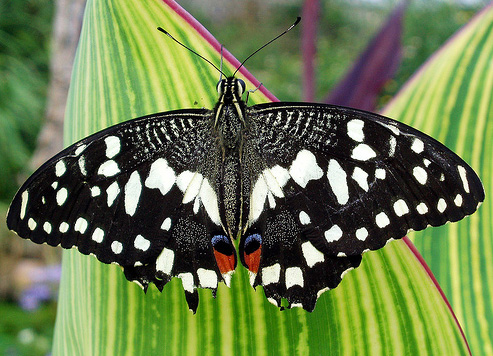
#> input picture project2/project2_images/butterfly.jpg, 493 x 356 px
$ jupyter execute project2.ipynb
#> lines starting #> are read from the running program, lines starting #| are printed output that depends on the picture
[cell 1]
import cv2
import numpy as np
from PIL import Image
import matplotlib.pyplot as plt
from skimage.color import rgb2gray
from matplotlib.patches import Ellipse
from scipy.ndimage import gaussian_laplace, rank_filter

# Problem 1 Scale Space Blob Detection

[cell 2]
# 1. Generate a Laplacian of Gaussian filter.
def generate_laplacian_of_gaussian(image, sigma):
    return gaussian_laplace(image, sigma=sigma)

[cell 3]
# 2. Build a Laplacian scale space, starting with some initial scale and going for n iterations.
def build_scale_space(image, initial_sigma, k, num_levels):
    log_pyramid = []
    sigma_values = []

    for n in range(num_levels):
        sigma_n = initial_sigma * (k ** n)
        log_image = generate_laplacian_of_gaussian(image, sigma=sigma_n)
        # Scale normalization
        log_image = (sigma_n ** 2) * log_image

        # Square of Laplacian response
        log_image_squared = log_image ** 2

        # Add into the list
        log_pyramid.append(log_image_squared)
        sigma_values.append(sigma_n)
        # Print sigma on different level
        print(f"Level {n+1}: Sigma = {sigma_n:.2f}")
    return log_pyramid, sigma_values

[cell 4]
# 3. Perform nonmaximum suppression in scale space.
def nonmaximum_suppression_rank(log_pyramid, size=3, threshold=0.05, upper_threshold=0.8):
    suppressed_pyramid = []

    for log_image in log_pyramid:
        # Nonmaximum suppression using rank_filter, -1 means local maximum
        local_max = rank_filter(log_image, -1, size=size)

        # Clip the values to be within the threshold limits
        clipped = np.clip(log_image, threshold, upper_threshold)

        # Keep only local maxima after clipping
        suppressed = np.where(log_image == local_max, clipped, 0)
        suppressed_pyramid.append(suppressed)

    return suppressed_pyramid

[cell 5]
# Hyperparameters
initial_sigma = 2
k = 1.5
num_levels = 15
threshold = 0.15

# Load the image and convert the image to grayscale
image = np.array(Image.open("./project2_images/butterfly.jpg"))
#> image is the input picture: shape (356, 493, 3); mean R, G, B 106.9, 123.5, 76.9
gray_image = rgb2gray(image)
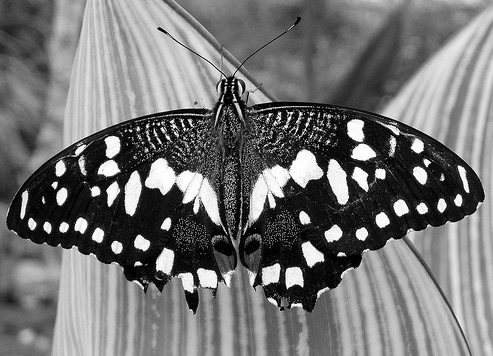
#> gray_image: shape (356, 493) float64; min 0, max 1, mean 0.457

# Step 1: Build the Laplacian scale space
# Step 2: Build a Laplacian scale space, starting with some initial scale and going for n iterations:
log_pyramid, sigma_values = build_scale_space(gray_image, initial_sigma, k, num_levels)
#> the loop in build_scale_space, `for n in range(num_levels):` made 15 passes
#> pass 1, in build_scale_space, `log_image_squared = log_image ** 2`:
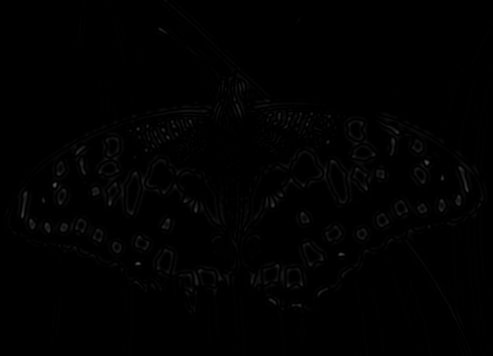
#> log_image_squared: shape (356, 493) float64; min 2.68e-14, max 0.333, mean 0.00577
#> after the loop in build_scale_space, `for n in range(num_levels):`:
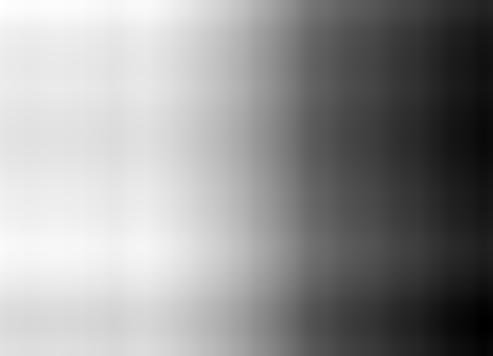
#> log_image: shape (356, 493) float64; min -0.00118, max -0.000838, mean -0.000979; drawn with min black and max white
#> after the loop in build_scale_space, `for n in range(num_levels):`: log_pyramid = 15 items; sigma_values = [2, 3, 4.5, 6.75, 10.12, 15.19, 22.78, 34.17, 51.26, 76.89, 115.3, 173, 259.5, 389.2, 583.9]
#> log_pyramid = 15 items

# Step 3: Perform nonmaximum suppression using rank_filter
suppressed_pyramid = nonmaximum_suppression_rank(log_pyramid, size=3, threshold=threshold)
#> the loop in nonmaximum_suppression_rank, `for log_image in log_pyramid:` made 15 passes
#> suppressed_pyramid = 15 items

# Step 4: Display resulting circles at their characteristic scales.
# Display blobs with the characteristic scale multiplied by 2
def display_blobs_with_scaled_ellipses(image, suppressed_pyramid, sigma_values, threshold):
    plt.figure(figsize=(10, 10))
    plt.imshow(image, cmap='gray')

    for i, suppressed in enumerate(suppressed_pyramid):
        sigma = sigma_values[i]
        # Get the positions of the detected values (Non-zero) in the suppressed pyramid
        y_coords, x_coords = np.nonzero(suppressed > threshold)

        for y, x in zip(y_coords, x_coords):
            r = 2 * sigma * np.sqrt(2)  # maximum response are related by the equation in the homework

            # Draw circles with the scaled radius
            ellipse = Ellipse((x, y), 2*r, 2*r, edgecolor='r', fill=False, linewidth=2)
            plt.gca().add_patch(ellipse)

    plt.title('Detected Blobs')
    plt.axis('off')
    plt.savefig("./results/question1.jpg", bbox_inches='tight', pad_inches=0)

    plt.show()

# Show the results
display_blobs_with_scaled_ellipses(gray_image, suppressed_pyramid, sigma_values, threshold)
#> the loop in display_blobs_with_scaled_ellipses, `for i, suppressed in enumerate(suppressed_pyramid):` made 15 passes
#> sigma on passes 1, 2, 3, 4, 7, 8, 9, 10, 11, 12, 13, 14: 2, 3, 4.5, 6.75, 22.78, 34.17, 51.26, 76.89, 115.3, 173, 259.5, 389.2
#> (sigma, y_coords, x_coords) on passes 5 to 6: (10.12, [129, 167, 176, 182, 187, 254, 261], [355, 304, 161, 271, 195, 311, 165]), (15.19, [186, 190], [268, 198])

# Problem 2 Difference of Gaussian pyramid Insteadofcalculating

[cell 6]
import time
import numpy as np
from PIL import Image
from skimage import color
import matplotlib.pyplot as plt
from scipy.ndimage import gaussian_filter, gaussian_laplace

image = np.array(Image.open("./project2_images/sunflowers.jpg"))
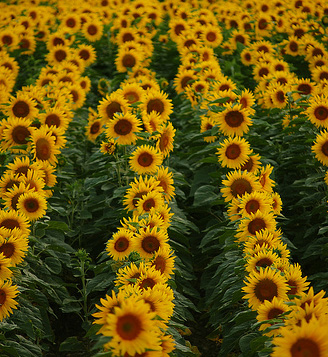
#> input picture project2/project2_images/sunflowers.jpg, 328 x 357 px
#> image is the input picture: shape (357, 328, 3); mean R, G, B 104.4, 83.8, 10.8
gray_image = color.rgb2gray(image)
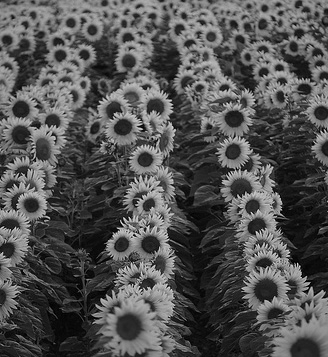
#> gray_image: shape (357, 328) float64; min 0, max 0.925, mean 0.325

# [7 lines of commented-out code are left out]

def difference_of_gaussian(image, sigma, k):
    G_sigma = gaussian_filter(image, sigma=sigma)
    G_k_sigma = gaussian_filter(G_sigma, sigma=(k - 1) * sigma)  # Further blur the already blurred image
    DoG = G_k_sigma - G_sigma
    return DoG


# DoG pyramid
def build_DoG_pyramid(image, initial_sigma, k, num_levels):
    dog_pyramid = []
    sigma_values = []

    for n in range(num_levels):
        sigma_n = initial_sigma * (k ** n)
        dog_image = difference_of_gaussian(image, sigma_n, k)
        dog_pyramid.append(dog_image)
        sigma_values.append(sigma_n)

    return dog_pyramid, sigma_values

# LoG pyramid
def compare_with_LoG(image, initial_sigma, num_levels):
    log_pyramid = []
    sigma_values = []

    for n in range(num_levels):
        sigma_n = initial_sigma * (1.2 ** n)
        log_image = gaussian_laplace(image, sigma=sigma_n)
        # scale normalization
        log_image = (sigma_n ** 2) * log_image
        log_pyramid.append(log_image)
        sigma_values.append(sigma_n)

    return log_pyramid, sigma_values

# Plotting function to visualize DoG and LoG filters
def plot_pyramids(image, dog_pyramid, log_pyramid, sigma_values, save_path="./results/question1_all.jpg"):
    # Create a single figure to hold all subplots
    num_levels = len(dog_pyramid)
    plt.figure(figsize=(12, 6 * num_levels))

    for i, (dog, log) in enumerate(zip(dog_pyramid, log_pyramid)):

        plt.subplot(num_levels, 2, 2 * i + 1)
        plt.imshow(dog, cmap='gray')
        plt.title(f'Difference of Gaussian (DoG), Sigma = {sigma_values[i]:.2f}')
        plt.axis('off')


        plt.subplot(num_levels, 2, 2 * i + 2)
        plt.imshow(log, cmap='gray')
        plt.title(f'Laplacian of Gaussian (LoG), Sigma = {sigma_values[i]:.2f}')
        plt.axis('off')

    # Save
    plt.savefig(save_path, bbox_inches='tight')
    plt.show()


# Calculate running time
def compare_running_time(image, initial_sigma, k, num_levels):
    # Measure time for DoG pyramid
    start_time_dog = time.time()
    dog_pyramid, sigma_values = build_DoG_pyramid(image, initial_sigma, k, num_levels)
    dog_time = time.time() - start_time_dog
    print(f"Time taken for DoG pyramid: {dog_time:.4f} seconds")

    # Measure time for LoG pyramid
    start_time_log = time.time()
    log_pyramid, _ = compare_with_LoG(image, initial_sigma, num_levels)
    log_time = time.time() - start_time_log
    print(f"Time taken for LoG pyramid: {log_time:.4f} seconds")

    return dog_pyramid, log_pyramid, sigma_values, dog_time, log_time

initial_sigma = 2
k = 1.2
num_levels = 5

dog_pyramid, log_pyramid, sigma_values, dog_time, log_time = compare_running_time(
    gray_image, initial_sigma, k, num_levels
)
#> the loop in build_DoG_pyramid, `for n in range(num_levels):` made 5 passes
#> pass 1, in difference_of_gaussian, `G_sigma = gaussian_filter(image, sigma=sigma)`:
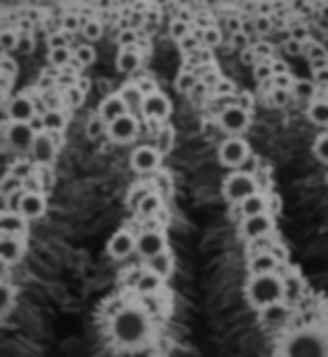
#> G_sigma: shape (357, 328) float64; min 0.0344, max 0.668, mean 0.325
#> pass 1, in difference_of_gaussian, `DoG = G_k_sigma - G_sigma`:
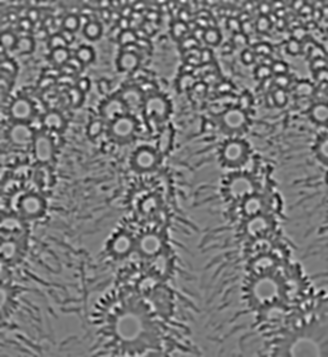
#> DoG: shape (357, 328) float64; min -0.00253, max 0.00279, mean 2.27e-17; drawn with min black and max white
#> after the loop in build_DoG_pyramid, `for n in range(num_levels):`: dog_pyramid = 5 items; sigma_values = [2, 2.4, 2.88, 3.46, 4.15]
#> in compare_running_time, `dog_pyramid, sigma_values = build_DoG_pyramid(image, initial_sigma, k,..`: dog_pyramid = 5 items; sigma_values = [2, 2.4, 2.88, 3.46, 4.15]
#> after the loop in compare_with_LoG, `for n in range(num_levels):`:
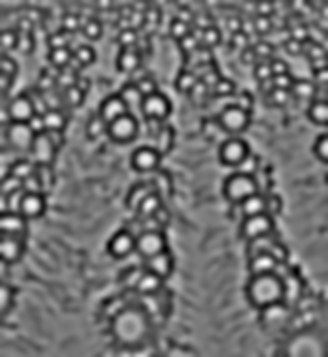
#> log_image: shape (357, 328) float64; min -0.224, max 0.275, mean -0.000287; drawn with min black and max white
#> after the loop in compare_with_LoG, `for n in range(num_levels):`: log_pyramid = 5 items; sigma_values = [2, 2.4, 2.88, 3.46, 4.15]
#> in compare_running_time, `log_pyramid, _ = compare_with_LoG(image, initial_sigma, num_levels)`: log_pyramid = 5 items
#> dog_pyramid = 5 items; log_pyramid = 5 items; sigma_values = [2, 2.4, 2.88, 3.46, 4.15]; dog_time = 0.0364; log_time = 0.0554

plot_pyramids(gray_image, dog_pyramid, log_pyramid, sigma_values)
#> in plot_pyramids, `num_levels = len(dog_pyramid)`: num_levels = 5
#> the loop in plot_pyramids, `for i, (dog, log) in enumerate(zip(dog_pyramid, log_pyramid)): ` made 5 passes
#> in plot_pyramids, `plt.savefig(save_path, bbox_inches='tight')`:
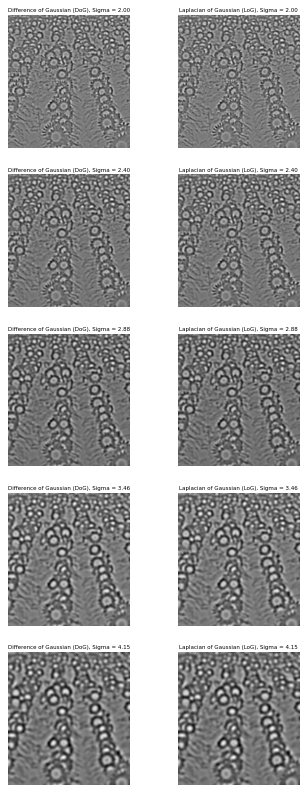
#> figure drawn by matplotlib, 10 panels

# For report: extra credit

[cell 7]
import numpy as np
import matplotlib.pyplot as plt
from scipy.ndimage import gaussian_laplace, gaussian_filter

# Function to create a 2D Gaussian kernel
def gaussian_kernel(size, sigma):
    # Generate kernel
    ax = np.linspace(-(size // 2), size // 2, size)
    xx, yy = np.meshgrid(ax, ax)
    kernel = np.exp(-(xx**2 + yy**2) / (2 * sigma**2))
    return kernel / np.sum(kernel)  # Normalize

# Compute the Difference of Gaussians (DoG) filter
def difference_of_gaussians_filter(size, sigma, k):
    G_sigma = gaussian_kernel(size, sigma)
    G_k_sigma = gaussian_kernel(size, k * sigma)
    DoG_filter = G_k_sigma - G_sigma
    return DoG_filter

# Compute the Laplacian of Gaussian (LoG) filter
def laplacian_of_gaussian_filter(size, sigma):
    ax = np.linspace(-(size // 2), size // 2, size)
    xx, yy = np.meshgrid(ax, ax)

    # Gaussian kernel
    gauss = np.exp(-(xx**2 + yy**2) / (2 * sigma**2))

    # Laplacian of Gaussian (LoG) kernel
    log_filter = ((xx**2 + yy**2 - 2 * sigma**2) / (sigma**4)) * gauss
    return log_filter

# Hyperparameters
size = 31  # Kernel size
sigma = 2  # Standard deviation for the Gaussian filter
k = 1.2    # Scale factor for DoG

# Generate LoG and DoG filters
log_filter = laplacian_of_gaussian_filter(size, sigma)
dog_filter = difference_of_gaussians_filter(size, sigma, k)

# Plot the filters
plt.figure(figsize=(12, 6))

plt.subplot(1, 2, 1)
plt.imshow(dog_filter, cmap='bwr')
plt.title('Laplacian of Gaussian (DoG) Filter')
plt.colorbar()

plt.subplot(1, 2, 2)
plt.imshow(log_filter, cmap='bwr')
plt.title('Difference of Gaussians (LoG) Filter')
plt.colorbar()

plt.tight_layout()
plt.savefig("./results/extra_credit.jpg", bbox_inches='tight', pad_inches=0)
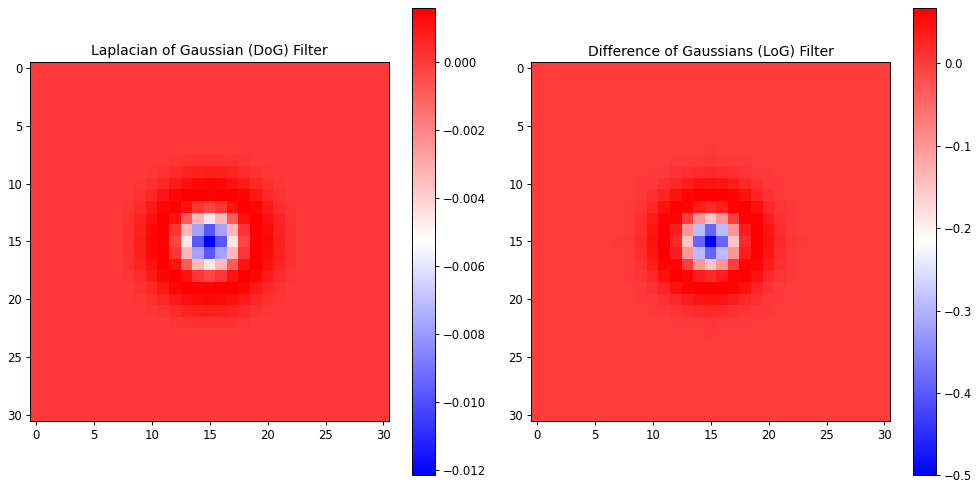
#> figure drawn by matplotlib, 4 panels
plt.show()
